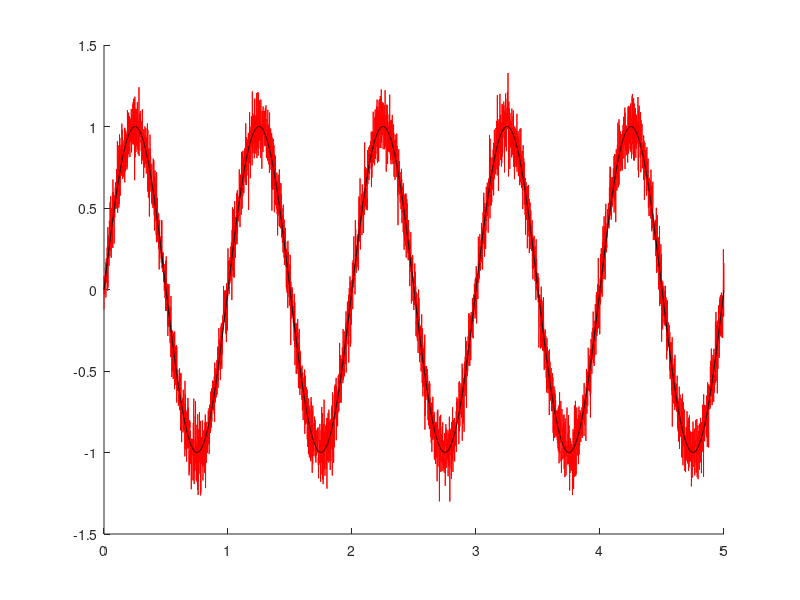

This figure's MATLAB source:
rng default;

T = 5;
fs = 1000;
t = 0:(1/fs):(5 - (1/fs));

y_ = sin(2*pi*t);
y = awgn(y_,20);

figure; hold all;
  plot(t,y,'r');
  plot(t,y_,'k');

fileID = fopen('./test.txt','w');
fprintf(fileID,'%u\n',numel(t));
for i=1:numel(t)
  fprintf(fileID,'%f\n',y_(i));
end
